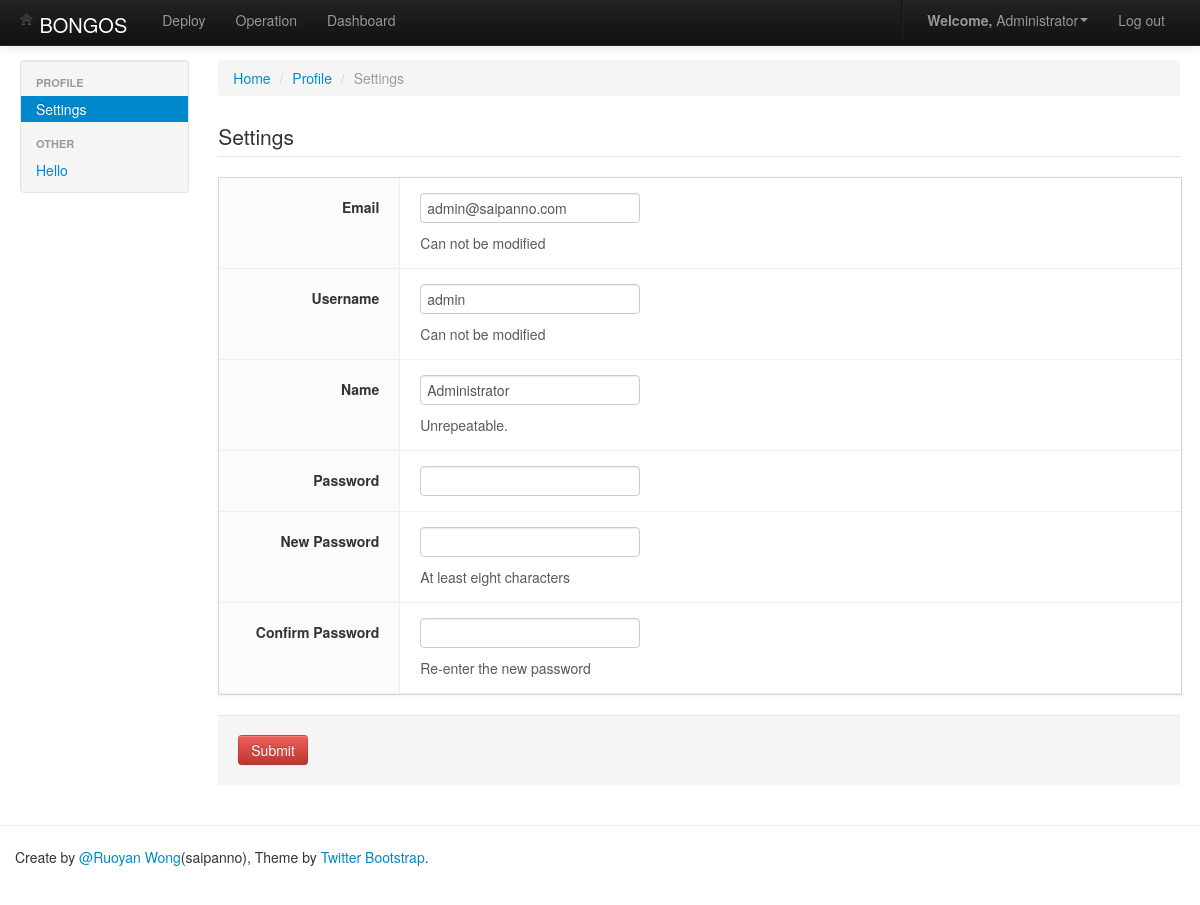
The page /settings (signed in) on the database its author committed.
### frontend/models/account.py (models this page shows, shortened)
class User(db.Model):
    __tablename__ = 'user_lists'
    id = db.Column(db.Integer, primary_key=True)
    email = db.Column(db.String(50), unique=True)
    username = db.Column(db.String(50), unique=True)
    name = db.Column(db.String(50))
    groups = db.Column(db.String(50))
    passwd_hash = db.Column(db.String(50))
    status = db.Column(db.Integer)

### frontend/controlers/account.py (the view, shortened to what this page needs)
@account.route('/settings', methods=("GET", "POST"))
@login_required
def user_edit_settings_ctrl():
    user = current_user
    form = EditSettingForm(id=user.id, email=user.email, username=user.username, name=user.name)
    if request.method == 'GET':
        return render_template('account/change_settings.html', form=form, type='edit')
    else:
        messages = catch_errors(form.errors)
        flash(messages, 'error')
        return redirect(url_for('account.user_edit_settings_ctrl'))

### frontend/extensions/login_manager.py (called while the page is built)
@login.user_loader
def load_user(user_id):
    try:
        user = User.query.get(user_id)
    except Exception, e:
        user = None
    return user

### frontend/templates/account/change_settings.html (shortened to what this page needs)
{% extends "account/base.html" %}
{% block active_user_edit_settings %}active{% endblock %}
{% block main %}
    <div class="span10">
        <ul class="breadcrumb">
            <li><a href="/">Home</a> <span class="divider">/</span></li>
            <li class="#"><a href="#">Profile</a> <span class="divider">/</span></li>
            <li class="active">Settings</li>
        </ul>
        <div class="tabbable">
            <form method="post" action="">
                <legend>
                    Settings
                </legend>
                <div class="box form-container row-fluid form-horizontal">
                    {{ ext.create_standard_field(form.email, class="uneditable-input") }}
                    {{ ext.create_standard_field(form.username) }}
                    {{ ext.create_standard_field(form.name) }}
                    {{ ext.create_standard_field(form.now_password) }}
                    {{ ext.create_standard_field(form.new_password) }}
                    {{ ext.create_standard_field(form.confirm_password) }}
                </div>
                <div class="form-actions">
                    {{ form.submit(class="btn btn-danger") }}
                </div>
            </form>
        </div>
    </div>
{% endblock %}

### frontend/templates/account/base.html
{% extends "base.html" %}
{% block sidebar %}
    <div class="span2">
        <div class="well sidebar-nav">
            <ul class="nav nav-list">
                <li class="nav-header">PROFILE</li>
                <li class="{% block active_user_edit_settings %}{% endblock %}"><a href="{{ url_for("account.user_edit_settings_ctrl") }}">Settings</a></li>
                <li class="nav-header">OTHER</li>
                <li class=""><a href="">Hello</a></li>
            </ul>
        </div>
    </div>
{% endblock %}

### frontend/templates/base.html (shortened to what this page needs)
<!DOCTYPE html>
<html lang="en">
<head>
    <link rel=stylesheet type=text/css href="{{ url_for('static', filename='package/bootstrap/css/bootstrap.css') }}">
    <link rel=stylesheet type=text/css href="{{ url_for('static', filename='css/bootstrap-responsive.css') }}">
    <link rel=stylesheet type=text/css href="{{ url_for('static', filename='package/font-awesome/font-awesome.css') }}">
    <link rel=stylesheet type=text/css href="{{ url_for('static', filename='package/select2/css/select2.css') }}">
    <link rel=stylesheet type=text/css href="{{ url_for('static', filename='package/select2/css/select2-bootstrap.css') }}">
    <link rel=stylesheet type=text/css href="{{ url_for('static', filename='bongos/bongos.css') }}">
</head>
<body>
    {% import "macro.html" as ext %}
    {% block body %}
    {% block header %}
    <div class="navbar navbar-inverse navbar-fixed-top">
        <div class="navbar-inner">
            <div class="container-fluid">
                <a class="brand" href="{{ url_for('account.index_ctrl') }}"><i class="icon-home"></i> BONGOS</a>
                <ul class="nav">
                    <li class="{% block active_deploy %}{% endblock %}"><a href="#">Deploy</a></li>
                    <li class="{% block active_operation %}{% endblock %}"><a href="{{ url_for("operation.list_operation_ctrl", operation_type='ssh_detect') }}">Operation</a></li>
                    <li class="{% block active_dashboard %}{% endblock %}"><a href="{{ url_for("dashboard.list_user_ctrl") }}">Dashboard</a></li>
                </ul>
                <ul class="nav pull-right">
                    <li class="divider-vertical"></li>
                    <li class="dropdown"><a href="#" class="dropdown-toggle" data-toggle="dropdown"><b>Welcome,</b> {{ current_user.name }}<b class="caret"></b></a>
                    </li>
                    <li><a href="{{ url_for("account.user_logout_ctrl") }}">Log out</a></li>
                </ul>
            </div>
        </div>
    </div>
    {% block container %}
    <div class="container-fluid">
        <div class="row-fluid">
            {% block sidebar %}{% endblock %}
            {% block main %}{% endblock %}
        </div>
    </div>
    {% endblock %}
    <hr>
    <footer class="footer">
        <div class="container">
            <p>Create by <a href="https://github.com/saipanno">@Ruoyan Wong</a>(saipanno),  Theme by <a href="http://twitter.github.com/bootstrap">Twitter Bootstrap</a>.</p>
        </div>
    </footer>
    {% endblock %}
    {% endblock %}
</body>
</html>

### frontend/templates/macro.html (shortened to what this page needs)
{% macro create_standard_field(field)  -%}
    <div class="control-group">
        <label class="control-label inline">{{ field.label.text }}{% if field.flags.required %} <span class="required">*</span>{% endif %}</label>
        <div class="controls">
            {{ field(**kwargs) }}
            {%- if field.description -%}
                <p class="help-block">{{ field.description|safe }}</p>
            {%- endif %}
        </div>
    </div>
{%- endmacro %}

### frontend/static/bongos/bongos.css (style rules this page uses)
.box { border: 1px solid rgb(214, 214, 214); box-shadow: 0px 1px 3px rgba(100, 100, 100, 0.1); border-radius: 0px 0px 0px 0px; }
.control-group { border-bottom: 1px solid rgb(238, 238, 238); background-color: rgb(251, 251, 251); }
.form-horizontal .control-group { margin-bottom: 0px; }
.control-label { padding: 6px 15px; margin-bottom: 0; font-weight: bold; }
.form-horizontal .control-label { padding: 19px 0px 0px; margin-bottom: 0px; font-weight: bold; }
.controls { padding: 10px 0px 0px 15px; border-left: 1px solid rgb(238, 238, 238); background-color: white; }
.form-horizontal .controls { padding: 15px 0 15px 20px; }

### frontend/templates/base.html (style rules this page uses)
body { padding-top: 60px; padding-bottom: 40px; }
.sidebar-nav { padding: 9px 0; }

### rows shown on the page
User: name "Administrator", email "admin@saipanno.com", username "admin"

### other values the page prints
{{ field.label.text }} "Email Username Name Password New Password Confirm Password"
{{ field.description|safe }} "Can not be modified Can not be modified Unrepeatable. At least eight characters Re-enter the new password"
